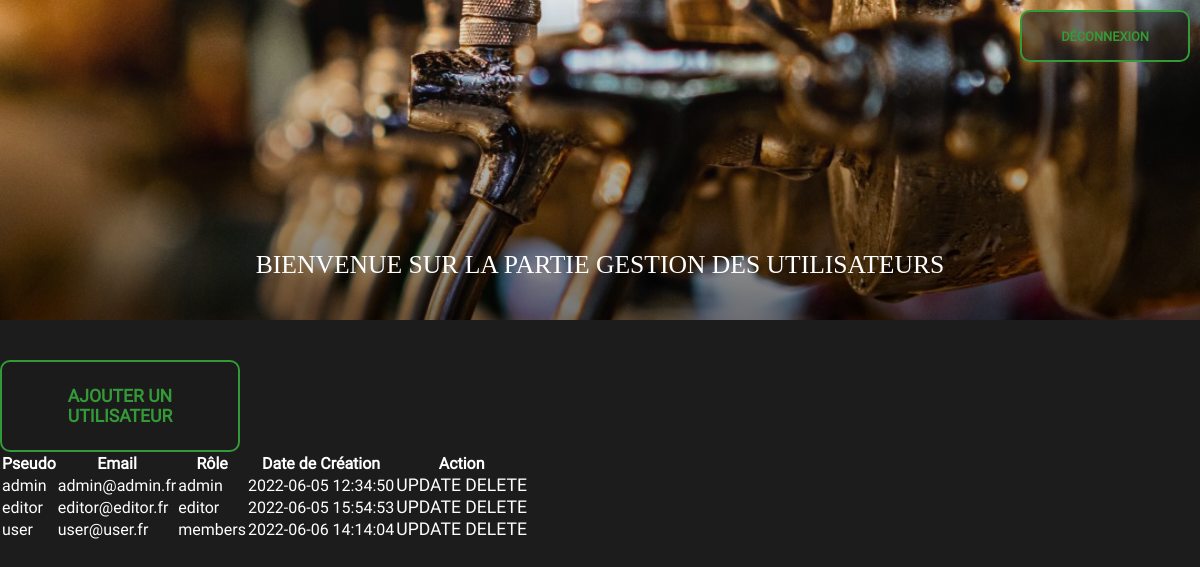
Page /dashboard.php?action=users (signed in) on the committed database.
### tables this page shows
CREATE TABLE IF NOT EXISTS `users` (
  `id` int(11) unsigned NOT NULL AUTO_INCREMENT,
  `pseudo` varchar(255) NOT NULL,
  `mail` varchar(255) NOT NULL,
  `password` varchar(500) NOT NULL,
  `id_roles` int(1) unsigned NOT NULL,
  `created_at` timestamp NOT NULL DEFAULT CURRENT_TIMESTAMP,
  PRIMARY KEY (`id`),
  KEY `FK_users_user-roles` (`id_roles`),
  CONSTRAINT `FK_users_user-roles` FOREIGN KEY (`id_roles`) REFERENCES `user-roles` (`id_role`)
);

### app/Controllers/DashboardController.php (called while the page is built, shortened)
<?php
class DashboardController extends Controller {
  public function manageUsers(): void {
    $object = new \Beear\Models\auth\Users();
    $users = $object->getAllUsers();
    require_once $this->viewAdmin('users/manage-users');
  }
}

### app/Models/auth/Users.php (called while the page is built, shortened)
<?php
class Users extends Manager {
  public function getAllUsers() {
    $db = self::dbAccess();
    $req = $db->prepare("SELECT * FROM users INNER JOIN `user-roles` ON `users`.id_roles = `user-roles`.id_role;");
    $req->execute();
    return $req->fetchAll();
  }
}

### app/Views/admin/users/manage-users.php (the view)
<?php
require_once 'app/Views/admin/layouts/head.php';
?>
<main>
  <section class="pres-dashboard">
    <div class="container">
    <a href="/?action=deconnexion" class="button" title="deconnexion">Déconnexion</a>
    <div class="container pres-txt-dashboard">
      <h1>Bienvenue sur la partie GESTION DES UTILISATEURS</h1>
    </div>
    </div>
  </section>
  <section class="admin-manage container">
    <a class="button db" href="/dashboard.php?action=addUser-page" title="ajouter un utilisateur">Ajouter un utilisateur</a>
    <div class="admin-manage-users">
        <table>
          <thead>
            <tr>
              <th>Pseudo</th>
              <th>Email</th>
              <th>Rôle</th>
              <th>Date de Création</th>
              <th>Action</th>
            </tr>
          </thead>
          <tbody>
            <?php foreach($users as $user): ?>
              <tr>
                <td><?= $user['pseudo']; ?></td>
                <td><?= $user['mail']; ?></td>
                <td><?= $user['name']; ?></td>
                <td><?= $user['created_at']; ?></td>
                <td>
                  <a href="/dashboard.php?action=updateUser-page&id=<?= $user['id']; ?>" title="modifier l'utilisateur">
                    UPDATE
                  </a>
                  <a href="/dashboard.php?action=deleteUser&id=<?= $user['id']; ?>" title="supprimer l'utilisateur">
                    DELETE
                  </a>
                </td>
              </tr>
              <?php endforeach; ?>
          </tbody>
        </table>
    </div>
  </section>
</main>
</body>
</html>

### dashboard.php (shortened to what this page needs)
<?php
try {
  $dashboardController = new \Beear\Controllers\DashboardController();
  $usersController = new \Beear\Controllers\auth\Users();
  if (isset($_GET['action'])) {
    if ($_GET['action'] == 'beers') {
      $dashboardController->managebeers();
    }
    elseif ($_GET['action'] == 'addBeer-page') {
      $dashboardController->addBeer();
    }
    elseif ($_GET['action'] == 'updateBeer') {
    }
    elseif ($_GET['action'] == 'deleteBeer') {
    }
    elseif ($_GET['action'] == 'users') {
      $dashboardController->manageUsers();
    }
    elseif ($_GET['action'] == 'addUser-page') {
      $dashboardController->addUser();
    }
    elseif ($_GET['action'] == 'updateUser-page') {
      $dashboardController->updateUser($_GET['id']);
    }
    elseif ($_GET['action'] == 'updateUser-post') {
      $pseudo = htmlspecialchars($_POST['pseudo']);
      $mail = htmlspecialchars($_POST['mail']);
      $password = htmlspecialchars($_POST['password']);
      $usersController->updateUserPost($_GET['id'], $pseudo, $mail, $password);
    }
    elseif ($_GET['action'] == 'deleteUser') {
      $usersController->deleteUser($_GET['id']);
    }
    elseif($_GET['action'] == 'deconnect') {
      $usersController->deconnexion();
    }
  } else {
    if(isset($_SESSION['id']) && isset($_SESSION['mail']) && isset($_SESSION['pseudo']) && isset($_SESSION['id_roles'])) {
      $dashboardController->admin();
    } else {
      require 'app/Views/errors/oops.php';
    }
  }
} catch (Exception $e) {
  require 'app/Views/errors/404.php';
} catch(Error $e) {
  eCatcher($e);
  require 'app/Views/errors/oops.php';
}

### app/Views/admin/layouts/head.php (shortened to what this page needs)
<!DOCTYPE html>
<html lang="fr">
<head>
  <link rel="stylesheet" href="/public/styles/style.css">
</head>
<body>

### public/styles/style.css (style rules this page uses)
:root { --bg: rgb(28, 28, 28); --primary: rgba(52, 153, 55, 1); --secondary: rgb(117, 76, 36); }
* { padding: 0; margin: 0; box-sizing: border-box; scroll-behavior: smooth; }
body { background-color: var(--bg); font-family: "Roboto", sans-serif; color: #fff; }
h1, h2, h3 { font-family: "AlfaSlabOne-Regular"; text-transform: uppercase; font-size: 1.6rem; font-weight: 100; }
a { text-decoration: none; font-size: 1.1rem; color: #fff; }
.container { max-width: 1200px; margin: 0 50px; }
.button { color: var(--primary); background-color: rgba(28, 28, 28, 0.604); font-weight: 600; padding: 14px 30px; border: 2px solid var(--primary); border-radius: 10px; width: 75%; text-align: center; text-transform: uppercase; }
.db { display: block; }
.pres-dashboard { background: linear-gradient(to bottom, rgba(101, 101, 95, 0.107), rgba(0, 0, 0, 0.545)),url('/public/admin/img/bg-dashboard.jpg') no-repeat center; background-size: cover; width: 100%; height: 40vh; display: flex; flex-wrap: wrap; align-items: flex-end; padding: 20px; margin-bottom: 40px; }
.pres-dashboard a { width: 170px; height: 50px; font-size: 0.8em; position: absolute; top: 10px; right: 10px; align-content: center; display: flex; justify-content: center; align-items: center; }
.pres-txt-dashboard { width: 100%; display: flex; flex-wrap: wrap; text-align: center; justify-content: center; margin: 0 auto; }
.pres-txt-dashboard h1 { width: 100%; margin-bottom: 20px; }
@media screen and (min-width: 576px) { .button { width: 40%; } }
@media screen and (min-width: 768px) { .button { width: 32%; padding: 2% 15px; } }
@media screen and (min-width: 992px) { .button, #articles p.button { width: 25%; } }
@media screen and (min-width: 1200px) { .container { margin: 0 auto; } }
@media screen and (min-width: 1200px) { .button, #articles p.button { width: 15rem; } }

### rows in the picture
users: pseudo "admin", mail "admin@admin.fr", id_roles.name "admin", created_at "2022-06-05 12:34:50"
users: pseudo "editor", mail "editor@editor.fr", id_roles.name "editor", created_at "2022-06-05 15:54:53"
users: pseudo "user", mail "user@user.fr", id_roles.name "members", created_at "2022-06-06 14:14:04"
